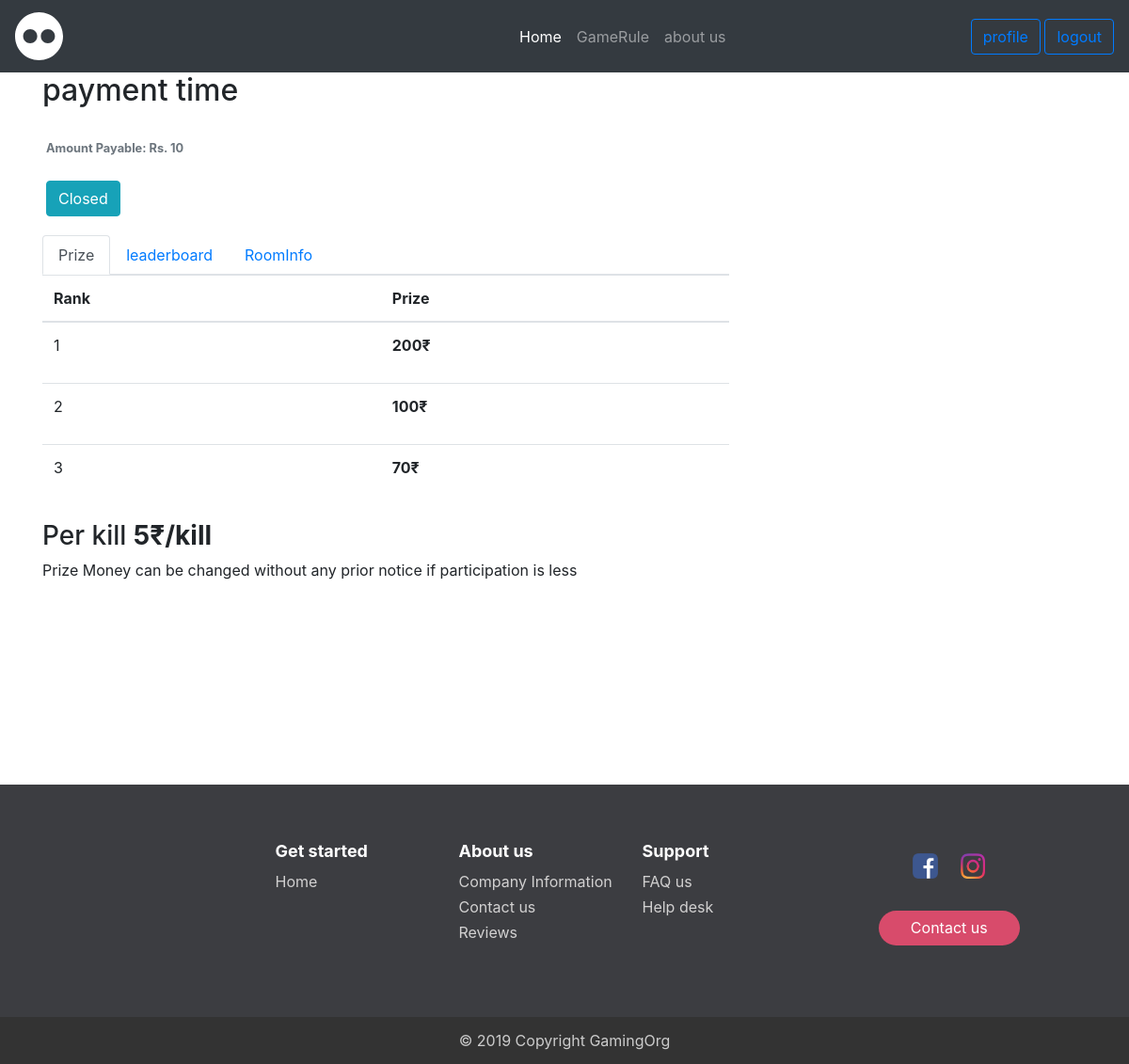
Page /payment/?id=10 (signed in) on the committed database.
### blog/models.py (models this page shows, shortened)
class Post(models.Model):
    title = models.CharField(max_length=100,default='pubg')
    participants = models.IntegerField(blank=True,default=100)
    timing = models.DateTimeField(default=datetime.now())
    reg_fee = models.IntegerField(blank=True,default=0)
    date_posted = models.DateTimeField(editable=False,default=timezone.now)
    author = models.ForeignKey(User, on_delete=models.CASCADE)
    team_type = models.CharField(max_length=50, blank=True)
    prize_pool = models.IntegerField(blank=True,default=0)
    per_kill = models.IntegerField(blank=True,default=0)
    moreinfo = models.CharField(max_length=100,blank=True)
    map = models.CharField(max_length=20, choices=MAP_CHOICES, default='Erangal')
    room_id = models.CharField(max_length=50, default='0')
    room_pass = models.CharField(max_length=50, default='0')
    rank_1 = models.IntegerField(blank=True,default=0)
    rank_2 = models.IntegerField(blank=True,default=0)
    rank_3 = models.IntegerField(blank=True,default=0)
    rank_4 = models.IntegerField(blank=True,default=0)
    rank_5 = models.IntegerField(blank=True,default=0)
    rank_6 = models.IntegerField(blank=True,default=0)
    rank_7 = models.IntegerField(blank=True,default=0)
    rank_8 = models.IntegerField(blank=True,default=0)
    rank_9 = models.IntegerField(blank=True,default=0)
    rank_10 = models.IntegerField(blank=True,default=0)
    def get_successful_order_count(self):
        return self.orders.filter(payment_status='TXN_SUCCESS').count()
    def get_successful_orders(self):
        data = []
        a = self.orders.filter(payment_status='TXN_SUCCESS')
        b = a.exclude(rank=None).order_by('rank')
        for item in b:
            data.append(item)
        c = a.filter(rank=None).order_by('total_kill')
        for item in c:
            data.append(item)
        return data
    def limit(self):
        nowtime = datetime.utcnow()
        t = timezone.now()
        t.astimezone(timezone.utc).replace(tzinfo=None)
        a = self.timing
        return a < t - timedelta(minutes=-15)

### blog/views.py (the view)
# urls.py: path('payment/', views.payment, name='blog-payment'),
@login_required
def payment(request):
    if not request.user.profile.pubgusername:
        messages.success(request, f'Please update your profile first')
        return redirect('profile')
    gameId = request.GET['id']
    print(gameId)
    game = Post.objects.get(id=gameId)
    context = {'game' : game }
    success = request.GET.get('success', None)
    if success is not None:
        print(success)
        if success == 'true':
            context['paymentSuccess'] = True
        else:
            context['paymentFailed'] = True
    if game.orders.filter(owner=request.user, payment_status='TXN_SUCCESS').exists():
        context['user_has_paid'] = True
    return render(request, 'users/payment.html', context)

### users/templates/users/payment.html (shortened to what this page needs)
{% extends "blog/base.html" %}
{% load static %}
{% load crispy_forms_tags %}
{% block content %}
    <h2>payment time</h2>
    <div class="card-body px-1">
        <small class="text-muted" style="align:center;">
            <b>Amount Payable: Rs. {{game.reg_fee}}</b>
            <br><br>
            {% if user_has_paid %}
              <a href='#' class='btn btn-info' style='color:white'> Paid </a>
            {% elif  game.get_successful_order_count is 100 %}
              <a href='#' class='btn btn-info' style='color:white'> Closed </a>
	      {% elif game.limit %}
                <a href='#' class='btn btn-info' style='color:white'> Closed </a>
            {% else %}
              <a href='/paytm/payment?id={{game.id}}' class='btn btn-info' style='color:white'> Pay Now </a>
            {% endif %}
        </small>
    </div>
<ul class="nav nav-tabs" id="myTab" role="tablist">
  <li class="nav-item">
    <a class="nav-link active" id="home-tab" data-toggle="tab" href="#home" role="tab" aria-controls="home" aria-selected="true">Prize</a>
  </li>
  <li class="nav-item">
    <a class="nav-link" id="profile-tab" data-toggle="tab" href="#profile" role="tab" aria-controls="profile" aria-selected="false">leaderboard</a>
  </li>
  <li class="nav-item">
    <a class="nav-link" id="contact-tab" data-toggle="tab" href="#contact" role="tab" aria-controls="contact" aria-selected="false">RoomInfo</a>
  </li>
</ul>
<div class="tab-content" id="myTabContent">
  <div class="tab-pane fade show active" id="home" role="tabpanel" aria-labelledby="home-tab">
        <table class="table" >
      <thead>
        <tr>
          <th scope="col">Rank</th>
          <th scope="col">Prize</th>
        </tr>
      </thead>
      <tbody>
        <tr> <td><p>1</p></td>
        <td><b>{{ game.rank_1 }}&#x20b9;</b></td>
        <tr> <td><p>2</p></td>
        <td><b>{{ game.rank_2 }}&#x20b9;</b></td>
        <tr> <td><p>3</p></td>
        <td><b>{{ game.rank_3 }}&#x20b9;</b></td>
      </tr>
    </table>
      <h3>Per kill <b>{{ game.per_kill }}&#x20b9/kill</b></h3>
<p>Prize Money can be changed without any prior notice if participation is less</p>
  </div>
</div>
{% endblock content %}

### rows in the picture
Post: reg_fee "10", rank_1 "200", rank_2 "100", rank_3 "70", per_kill "5"
